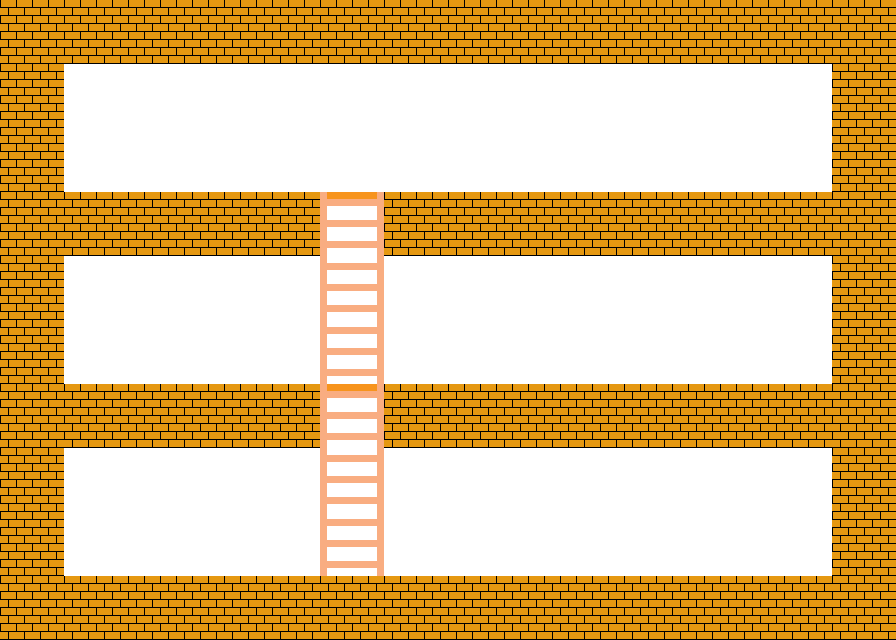

Rendered tile map (Tiled .tmx) drawn with the repository's tilesets; below, a short description and the full map source, tile grids included:
An orthogonal 14x10 tile map with 64x64 px tiles, 1 tile layer (Tile Layer 1).

<map version="1.0" orientation="orthogonal" renderorder="left-down" width="14" height="10" tilewidth="64" tileheight="64" backgroundcolor="#ffffff" nextobjectid="4">
 <tileset firstgid="1" name="TileSet1" tilewidth="64" tileheight="64" tilecount="100">
  <image source="TileSet1.png" width="640" height="640" />
 </tileset>
 <layer name="Tile Layer 1" width="14" height="10">
  <data>
   <tile gid="11" />
   <tile gid="11" />
   <tile gid="11" />
   <tile gid="11" />
   <tile gid="11" />
   <tile gid="11" />
   <tile gid="11" />
   <tile gid="11" />
   <tile gid="11" />
   <tile gid="11" />
   <tile gid="11" />
   <tile gid="11" />
   <tile gid="11" />
   <tile gid="11" />
   <tile gid="11" />
   <tile gid="0" />
   <tile gid="0" />
   <tile gid="0" />
   <tile gid="0" />
   <tile gid="1" />
   <tile gid="0" />
   <tile gid="0" />
   <tile gid="0" />
   <tile gid="0" />
   <tile gid="0" />
   <tile gid="0" />
   <tile gid="0" />
   <tile gid="11" />
   <tile gid="11" />
   <tile gid="0" />
   <tile gid="0" />
   <tile gid="0" />
   <tile gid="0" />
   <tile gid="1" />
   <tile gid="0" />
   <tile gid="0" />
   <tile gid="0" />
   <tile gid="0" />
   <tile gid="0" />
   <tile gid="0" />
   <tile gid="0" />
   <tile gid="11" />
   <tile gid="11" />
   <tile gid="11" />
   <tile gid="11" />
   <tile gid="11" />
   <tile gid="11" />
   <tile gid="31" />
   <tile gid="11" />
   <tile gid="11" />
   <tile gid="11" />
   <tile gid="11" />
   <tile gid="11" />
   <tile gid="11" />
   <tile gid="11" />
   <tile gid="11" />
   <tile gid="11" />
   <tile gid="0" />
   <tile gid="0" />
   <tile gid="0" />
   <tile gid="0" />
   <tile gid="21" />
   <tile gid="0" />
   <tile gid="0" />
   <tile gid="0" />
   <tile gid="0" />
   <tile gid="0" />
   <tile gid="0" />
   <tile gid="0" />
   <tile gid="11" />
   <tile gid="11" />
   <tile gid="0" />
   <tile gid="0" />
   <tile gid="0" />
   <tile gid="0" />
   <tile gid="21" />
   <tile gid="0" />
   <tile gid="0" />
   <tile gid="0" />
   <tile gid="0" />
   <tile gid="0" />
   <tile gid="0" />
   <tile gid="0" />
   <tile gid="11" />
   <tile gid="11" />
   <tile gid="11" />
   <tile gid="11" />
   <tile gid="11" />
   <tile gid="11" />
   <tile gid="31" />
   <tile gid="11" />
   <tile gid="11" />
   <tile gid="11" />
   <tile gid="11" />
   <tile gid="11" />
   <tile gid="11" />
   <tile gid="11" />
   <tile gid="11" />
   <tile gid="11" />
   <tile gid="0" />
   <tile gid="0" />
   <tile gid="0" />
   <tile gid="0" />
   <tile gid="21" />
   <tile gid="0" />
   <tile gid="0" />
   <tile gid="0" />
   <tile gid="0" />
   <tile gid="0" />
   <tile gid="0" />
   <tile gid="0" />
   <tile gid="11" />
   <tile gid="11" />
   <tile gid="0" />
   <tile gid="0" />
   <tile gid="0" />
   <tile gid="0" />
   <tile gid="21" />
   <tile gid="0" />
   <tile gid="0" />
   <tile gid="0" />
   <tile gid="0" />
   <tile gid="0" />
   <tile gid="0" />
   <tile gid="0" />
   <tile gid="11" />
   <tile gid="11" />
   <tile gid="11" />
   <tile gid="11" />
   <tile gid="11" />
   <tile gid="11" />
   <tile gid="11" />
   <tile gid="11" />
   <tile gid="11" />
   <tile gid="11" />
   <tile gid="11" />
   <tile gid="11" />
   <tile gid="11" />
   <tile gid="11" />
   <tile gid="11" />
  </data>
 </layer>
</map>